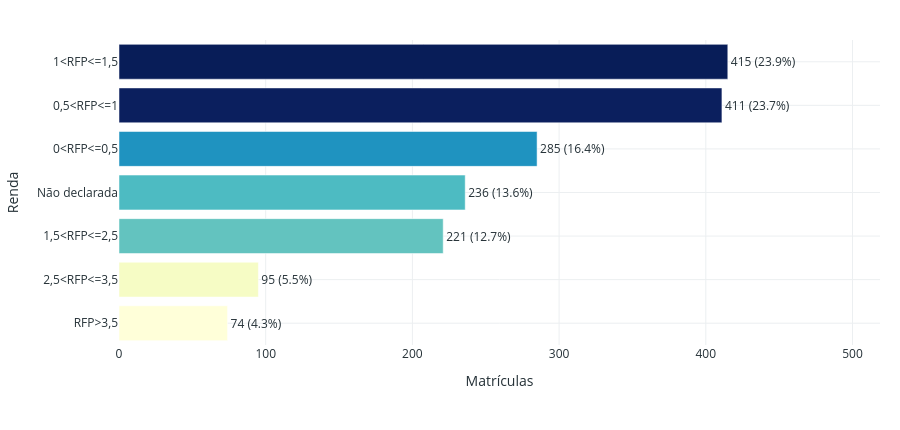

The code cell stored with this chart in its notebook:
### Code cell
renda_df = (
    df["Renda Familiar"]
    .value_counts()
    .reindex([r for r in ORDEM_RENDA if r in df["Renda Familiar"].unique()])
    .reset_index()
)
renda_df.columns = ["Renda", "Qtd"]
renda_df["Percentual"] = renda_df["Qtd"] / renda_df["Qtd"].sum() * 100
renda_df["Texto"] = renda_df.apply(
    lambda linha: f"{int(linha['Qtd'])} ({linha['Percentual']:.1f}%)",
    axis=1,
)

fig_g17 = px.bar(
    renda_df.sort_values("Qtd"),
    x="Qtd",
    y="Renda",
    orientation="h",
    color="Qtd",
    color_continuous_scale="YlGnBu",
    text="Texto",
    labels={"Qtd": "Matrículas"},
)
fig_g17.update_traces(textposition="outside", cliponaxis=False)
fig_g17.update_xaxes(range=[0, renda_df["Qtd"].max() * 1.25])
fig_g17.update_layout(coloraxis_showscale=False)
aplicar_layout_light(fig_g17, altura=430)
fig_g17.show()

renda_df.head()

### Figure 1 — Plotly figure (JSON) as saved in the notebook; plotly's stock layout.template omitted (floating-point values rounded to 4 significant figures)
{"data": [{"cliponaxis": false, "hovertemplate": "Matrículas=%{marker.color}<br>Renda=%{y}<br>Texto=%{text}<extra></extra>", "legendgroup": "", "marker": {"color": [74, 95, 221, 236, 285, 411, 415], "coloraxis": "coloraxis", "pattern": {"shape": ""}}, "name": "", "orientation": "h", "showlegend": false, "text": ["74 (4.3%)", "95 (5.5%)", "221 (12.7%)", "236 (13.6%)", "285 (16.4%)", "411 (23.7%)", "415 (23.9%)"], "textposition": "outside", "type": "bar", "x": [74, 95, 221, 236, 285, 411, 415], "xaxis": "x", "y": ["RFP>3,5", "2,5<RFP<=3,5", "1,5<RFP<=2,5", "Não declarada", "0<RFP<=0,5", "0,5<RFP<=1", "1<RFP<=1,5"], "yaxis": "y"}], "layout": {"barmode": "relative", "coloraxis": {"colorbar": {"title": {"text": "Matrículas"}}, "colorscale": [[0, "rgb(255,255,217)"], [0.125, "rgb(237,248,177)"], [0.25, "rgb(199,233,180)"], [0.375, "rgb(127,205,187)"], [0.5, "rgb(65,182,196)"], [0.625, "rgb(29,145,192)"], [0.75, "rgb(34,94,168)"], [0.875, "rgb(37,52,148)"], [1, "rgb(8,29,88)"]], "showscale": false}, "font": {"color": "#263238"}, "height": 430, "legend": {"orientation": "h", "title": {"text": ""}, "tracegroupgap": 0, "x": 0.5, "xanchor": "center", "y": -0.2, "yanchor": "top"}, "margin": {"b": 85, "l": 20, "r": 20, "t": 40}, "paper_bgcolor": "white", "plot_bgcolor": "white", "title": {"text": ""}, "xaxis": {"anchor": "y", "domain": [0, 1], "gridcolor": "#ECEFF1", "range": [0, 518.8], "showgrid": true, "title": {"text": "Matrículas"}, "zeroline": false}, "yaxis": {"anchor": "x", "domain": [0, 1], "gridcolor": "#ECEFF1", "showgrid": true, "title": {"text": "Renda"}, "zeroline": false}}}
